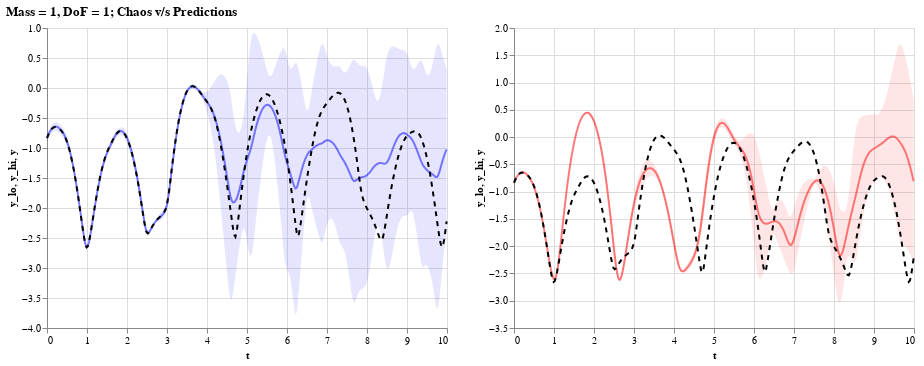

This figure's notebook cell:
### Code cell
import altair as alt
import pandas as pd

alt.data_transformers.disable_max_rows()

body_idx, dof_idx = 1, 1

true_chart = alt.Chart(pd.DataFrame({
    't': ts.cpu().numpy(),
    'y': true_zt[..., 0, body_idx, dof_idx].mean(dim=0).cpu().numpy(),
})).mark_line(color='black',strokeDash=[5,5]).encode(x='t:Q', y=alt.Y('y:Q'))

# pred_raw_chart = alt.Chart(pd.DataFrame({
#     't': ts.unsqueeze(0).expand(pred_zt.size(0), -1).cpu().numpy().flatten(),
#     'y': pred_zt[..., 0, body_idx, dof_idx].cpu().numpy().flatten(),
#     'init': (torch.arange(pred_zt.size(0)) + 1).unsqueeze(-1).expand(-1, pred_zt.size(1)).cpu().numpy().flatten()
# })).mark_line(opacity=0.5).encode(x='t:Q', y=alt.Y('y:Q'), color=alt.Color('init:N',legend=None))

pred_zt_mu = pred_zt[..., 0, body_idx, dof_idx].mean(dim=0)
pred_zt_std = pred_zt[..., 0, body_idx, dof_idx].std(dim=0)
pred_chart = alt.Chart(pd.DataFrame({
    't': ts.cpu().numpy(),
    'y': pred_zt_mu.cpu().numpy(),
    'y_lo': (pred_zt_mu - 2. * pred_zt_std).cpu().numpy(),
    'y_hi': (pred_zt_mu + 2. * pred_zt_std).cpu().numpy(),
})).mark_line(color='red',opacity=0.5).encode(x='t:Q', y='y:Q')
pred_err_chart = pred_chart.mark_area(opacity=0.1,color='red').encode(y='y_lo', y2='y_hi')

# chaos_raw_chart = alt.Chart(pd.DataFrame({
#     't': ts.unsqueeze(0).expand(true_zt_chaos.size(0), -1).cpu().numpy().flatten(),
#     'y': true_zt_chaos[..., 0, body_idx, dof_idx].cpu().numpy().flatten(),
#     'init': (torch.arange(true_zt_chaos.size(0)) + 1).unsqueeze(-1).expand(-1, true_zt_chaos.size(1)).cpu().numpy().flatten()
# })).mark_line(opacity=0.5).encode(x='t:Q', y=alt.Y('y:Q'), color=alt.Color('init:N',legend=None))

true_zt_chaos_mu = true_zt_chaos[..., 0, body_idx, dof_idx].mean(dim=0)
true_zt_chaos_std = true_zt_chaos[..., 0, body_idx, dof_idx].std(dim=0)
chaos_chart = alt.Chart(pd.DataFrame({
    't': ts.cpu().numpy(),
    'y': true_zt_chaos_mu.cpu().numpy(),
    'y_lo': (true_zt_chaos_mu - 2. * true_zt_chaos_std).cpu().numpy(),
    'y_hi': (true_zt_chaos_mu + 2. * true_zt_chaos_std).cpu().numpy(),
})).mark_line(color='blue',opacity=0.5).encode(x='t:Q', y='y:Q')
chaos_err_chart = chaos_chart.mark_area(opacity=0.1,color='blue').encode(y='y_lo', y2='y_hi')

(chaos_err_chart + chaos_chart + true_chart | pred_err_chart + pred_chart + true_chart).properties(title=f'Mass = {body_idx}, DoF = {dof_idx}; Chaos v/s Predictions')

### Figure 1 — Vega-Lite specification as saved in the notebook (floating-point values rounded to 4 significant figures; data arrays with more than 128 entries replaced by an {"elided": "..."} marker saying what was removed)
{"config": {"view": {"continuousWidth": 400, "continuousHeight": 300}}, "hconcat": [{"layer": [{"mark": {"type": "area", "color": "blue", "opacity": 0.1}, "encoding": {"x": {"type": "quantitative", "field": "t"}, "y": {"type": "quantitative", "field": "y_lo"}, "y2": {"field": "y_hi"}}}, {"mark": {"type": "line", "color": "blue", "opacity": 0.5}, "encoding": {"x": {"type": "quantitative", "field": "t"}, "y": {"type": "quantitative", "field": "y"}}}, {"data": {"name": "data-f1de396703164b1580fa85a372ff001e"}, "mark": {"type": "line", "color": "black", "strokeDash": [5, 5]}, "encoding": {"x": {"type": "quantitative", "field": "t"}, "y": {"type": "quantitative", "field": "y"}}}], "data": {"name": "data-e37bca16d990e690aa8311ef9d0648e0"}}, {"layer": [{"mark": {"type": "area", "color": "red", "opacity": 0.1}, "encoding": {"x": {"type": "quantitative", "field": "t"}, "y": {"type": "quantitative", "field": "y_lo"}, "y2": {"field": "y_hi"}}}, {"mark": {"type": "line", "color": "red", "opacity": 0.5}, "encoding": {"x": {"type": "quantitative", "field": "t"}, "y": {"type": "quantitative", "field": "y"}}}, {"data": {"name": "data-f1de396703164b1580fa85a372ff001e"}, "mark": {"type": "line", "color": "black", "strokeDash": [5, 5]}, "encoding": {"x": {"type": "quantitative", "field": "t"}, "y": {"type": "quantitative", "field": "y"}}}], "data": {"name": "data-4676e5d3f831a50e9f0e51db81705056"}}], "title": "Mass = 1, DoF = 1; Chaos v/s Predictions", "$schema": "https://vega.github.io/schema/vega-lite/v4.8.1.json", "datasets": {"data-e37bca16d990e690aa8311ef9d0648e0": {"elided": "334 records"}, "data-f1de396703164b1580fa85a372ff001e": {"elided": "334 records"}, "data-4676e5d3f831a50e9f0e51db81705056": {"elided": "334 records"}}}
